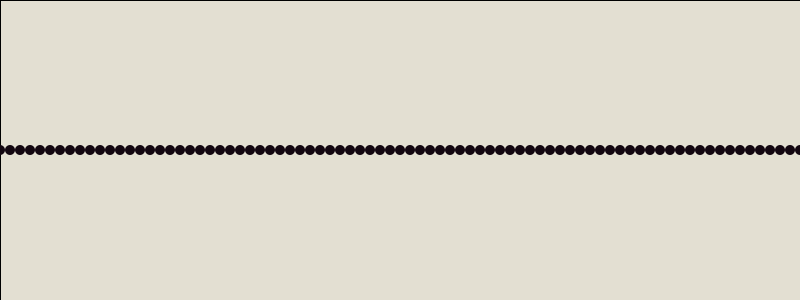
Frame 1 (no input)
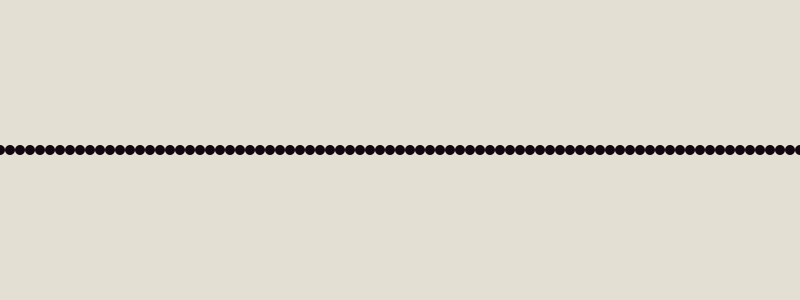
Frame 60 (the mouse pressed at the canvas centre just before this capture)
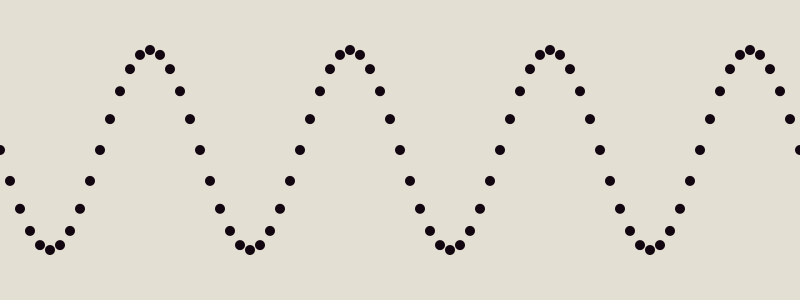
Frame 120 (the mouse held since frame 60 and released just before this capture)

The Processing sketch that drew these frames (run headless with seeded random() and noise(); from frame 60 on, the mouse is pressed at the canvas centre):

// Processing sketch: waveform
// ── waveform.pde
ArrayList<Circle> circles;
int space;
 
void setup() {
    size(800, 300);
    background(255);
   
    circles = new ArrayList();
    space = 10;
     
     
    for (int i = -2 * space ; i <= width + space; i += space) {
        circles.add(new Circle(i, height/2));
    }
}
 
void draw() {  //draw function loops
    fill(color(227, 223, 210), 255);
    rect(0, 0, width, height);
 
    for (Circle c : circles) {
        c.update();
        c.draw();
    }
}
 
class Circle {
    float cx, cy;
    float x, y;
    float rx, ry;
    float rT;
    float amplitude;
     
    Circle(float x, float y) {
        this.cx = x;
        this.cy = y;
         
        this.x = cx;
        this.y = cy;
         
        this.rx = 10;
        this.ry = rx;
         
        this.rT = 500;
        
        this.amplitude = 100;
    }
     
    void update() {
        float angle = x / 100 * map(mouseX, 0, width, 0, 360);
        y = amplitude * sin((angle * PI / 180)) + cy;
    }
     
    void draw() {
        noStroke();
        fill(color(18, 6, 16));
        ellipse(x, y, rx, ry);
    }
}
